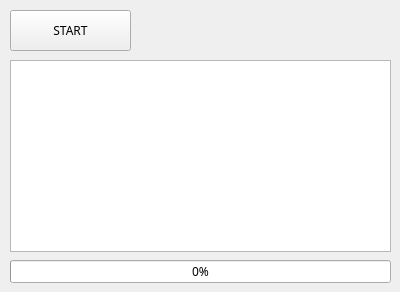
<?xml version="1.0" encoding="UTF-8"?>
<ui version="4.0">
 <class>Form</class>
 <widget class="QWidget" name="Form">
  <property name="geometry">
   <rect>
    <x>0</x>
    <y>0</y>
    <width>400</width>
    <height>292</height>
   </rect>
  </property>
  <property name="windowTitle">
   <string>Form</string>
  </property>
  <widget class="QPushButton" name="BtnStart">
   <property name="geometry">
    <rect>
     <x>10</x>
     <y>10</y>
     <width>121</width>
     <height>41</height>
    </rect>
   </property>
   <property name="font">
    <font>
     <family>나눔스퀘어라운드 Regular</family>
     <weight>50</weight>
     <bold>false</bold>
    </font>
   </property>
   <property name="text">
    <string>START</string>
   </property>
  </widget>
  <widget class="QTextBrowser" name="txbLog">
   <property name="geometry">
    <rect>
     <x>10</x>
     <y>60</y>
     <width>381</width>
     <height>192</height>
    </rect>
   </property>
   <property name="font">
    <font>
     <family>나눔스퀘어라운드 Regular</family>
    </font>
   </property>
   <property name="documentTitle">
    <string/>
   </property>
  </widget>
  <widget class="QProgressBar" name="pgbTask">
   <property name="geometry">
    <rect>
     <x>10</x>
     <y>260</y>
     <width>381</width>
     <height>23</height>
    </rect>
   </property>
   <property name="font">
    <font>
     <family>나눔스퀘어라운드 Regular</family>
    </font>
   </property>
   <property name="value">
    <number>0</number>
   </property>
  </widget>
 </widget>
 <resources/>
 <connections/>
</ui>
